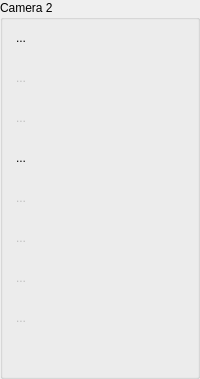
       <widget class="QGroupBox" name="camFeed2GroupBox">
        <property name="toolTip">
         <string>Not connected</string>
        </property>
        <property name="title">
         <string>Camera 2</string>
        </property>
        <property name="flat">
         <bool>false</bool>
        </property>
        <layout class="QHBoxLayout" name="horizontalLayout" stretch="0,1">
         <property name="leftMargin">
          <number>2</number>
         </property>
         <property name="topMargin">
          <number>2</number>
         </property>
         <property name="rightMargin">
          <number>2</number>
         </property>
         <property name="bottomMargin">
          <number>2</number>
         </property>
         <item>
          <layout class="QVBoxLayout" name="verticalLayout_4">
           <property name="spacing">
            <number>8</number>
           </property>
           <item>
            <widget class="QToolButton" name="cam2SettingsToolButton">
             <property name="minimumSize">
              <size>
               <width>32</width>
               <height>32</height>
              </size>
             </property>
             <property name="maximumSize">
              <size>
               <width>32</width>
               <height>32</height>
              </size>
             </property>
             <property name="toolTip">
              <string>Setup camera 2.</string>
             </property>
             <property name="text">
              <string>...</string>
             </property>
             <property name="icon">
              <iconset resource="ipfreely.qrc">
               <normaloff>:/icons/icons/Settings-48.png</normaloff>:/icons/icons/Settings-48.png</iconset>
             </property>
             <property name="iconSize">
              <size>
               <width>48</width>
               <height>48</height>
              </size>
             </property>
             <property name="autoRaise">
              <bool>true</bool>
             </property>
            </widget>
           </item>
           <item>
            <widget class="QToolButton" name="cam2ConnectToolButton">
             <property name="enabled">
              <bool>false</bool>
             </property>
             <property name="minimumSize">
              <size>
               <width>32</width>
               <height>32</height>
              </size>
             </property>
             <property name="maximumSize">
              <size>
               <width>32</width>
               <height>32</height>
              </size>
             </property>
             <property name="toolTip">
              <string>Connect to camera stream.</string>
             </property>
             <property name="text">
              <string>...</string>
             </property>
             <property name="icon">
              <iconset resource="ipfreely.qrc">
               <normaloff>:/icons/icons/WallCam_Connect_48.png</normaloff>:/icons/icons/WallCam_Connect_48.png</iconset>
             </property>
             <property name="iconSize">
              <size>
               <width>48</width>
               <height>48</height>
              </size>
             </property>
             <property name="autoRaise">
              <bool>true</bool>
             </property>
            </widget>
           </item>
           <item>
            <widget class="QToolButton" name="cam2MotionRegionsToolButton">
             <property name="enabled">
              <bool>false</bool>
             </property>
             <property name="minimumSize">
              <size>
               <width>32</width>
               <height>32</height>
              </size>
             </property>
             <property name="maximumSize">
              <size>
               <width>32</width>
               <height>32</height>
              </size>
             </property>
             <property name="toolTip">
              <string>Set the motion detection regions.</string>
             </property>
             <property name="text">
              <string>...</string>
             </property>
             <property name="icon">
              <iconset resource="ipfreely.qrc">
               <normaloff>:/icons/icons/Motion-48.png</normaloff>:/icons/icons/Motion-48.png</iconset>
             </property>
             <property name="iconSize">
              <size>
               <width>48</width>
               <height>48</height>
              </size>
             </property>
             <property name="checkable">
              <bool>true</bool>
             </property>
             <property name="checked">
              <bool>false</bool>
             </property>
             <property name="autoRaise">
              <bool>true</bool>
             </property>
            </widget>
           </item>
           <item>
            <widget class="QToolButton" name="cam2RemoveMotionRegionsToolButton">
             <property name="enabled">
              <bool>true</bool>
             </property>
             <property name="minimumSize">
              <size>
               <width>32</width>
               <height>32</height>
              </size>
             </property>
             <property name="maximumSize">
              <size>
               <width>32</width>
               <height>32</height>
              </size>
             </property>
             <property name="toolTip">
              <string>&lt;html&gt;&lt;head/&gt;&lt;body&gt;&lt;p&gt;Remove motion detection regions.&lt;/p&gt;&lt;p&gt;By removing all user-defined motion detection regions the motion detector will monitor the whole video frame and highlight motion but detected motion will not trigger recording.&lt;/p&gt;&lt;/body&gt;&lt;/html&gt;</string>
             </property>
             <property name="text">
              <string>...</string>
             </property>
             <property name="icon">
              <iconset resource="ipfreely.qrc">
               <normaloff>:/icons/icons/RemoveMotionRegions-48.png</normaloff>:/icons/icons/RemoveMotionRegions-48.png</iconset>
             </property>
             <property name="iconSize">
              <size>
               <width>48</width>
               <height>48</height>
              </size>
             </property>
             <property name="autoRaise">
              <bool>true</bool>
             </property>
            </widget>
           </item>
           <item>
            <widget class="QToolButton" name="cam2ImageToolButton">
             <property name="enabled">
              <bool>false</bool>
             </property>
             <property name="minimumSize">
              <size>
               <width>32</width>
               <height>32</height>
              </size>
             </property>
             <property name="maximumSize">
              <size>
               <width>32</width>
               <height>32</height>
              </size>
             </property>
             <property name="toolTip">
              <string>Capture an image snapshot.</string>
             </property>
             <property name="text">
              <string>...</string>
             </property>
             <property name="icon">
              <iconset resource="ipfreely.qrc">
               <normaloff>:/icons/icons/Screenshot-48.png</normaloff>:/icons/icons/Screenshot-48.png</iconset>
             </property>
             <property name="iconSize">
              <size>
               <width>48</width>
               <height>48</height>
              </size>
             </property>
             <property name="autoRaise">
              <bool>true</bool>
             </property>
            </widget>
           </item>
           <item>
            <widget class="QToolButton" name="cam2RecordToolButton">
             <property name="enabled">
              <bool>false</bool>
             </property>
             <property name="minimumSize">
              <size>
               <width>32</width>
               <height>32</height>
              </size>
             </property>
             <property name="maximumSize">
              <size>
               <width>32</width>
               <height>32</height>
              </size>
             </property>
             <property name="toolTip">
              <string>Record from camera stream.</string>
             </property>
             <property name="text">
              <string>...</string>
             </property>
             <property name="icon">
              <iconset resource="ipfreely.qrc">
               <normaloff>:/icons/icons/Record-48.png</normaloff>:/icons/icons/Record-48.png</iconset>
             </property>
             <property name="iconSize">
              <size>
               <width>48</width>
               <height>48</height>
              </size>
             </property>
             <property name="autoRaise">
              <bool>true</bool>
             </property>
            </widget>
           </item>
           <item>
            <widget class="QToolButton" name="cam2ExpandToolButton">
             <property name="enabled">
              <bool>false</bool>
             </property>
             <property name="minimumSize">
              <size>
               <width>32</width>
               <height>32</height>
              </size>
             </property>
             <property name="maximumSize">
              <size>
               <width>32</width>
               <height>32</height>
              </size>
             </property>
             <property name="toolTip">
              <string>View camera stream in separate window.</string>
             </property>
             <property name="text">
              <string>...</string>
             </property>
             <property name="icon">
              <iconset resource="ipfreely.qrc">
               <normaloff>:/icons/icons/Expand-48.png</normaloff>:/icons/icons/Expand-48.png</iconset>
             </property>
             <property name="iconSize">
              <size>
               <width>48</width>
               <height>48</height>
              </size>
             </property>
             <property name="autoRaise">
              <bool>true</bool>
             </property>
            </widget>
           </item>
           <item>
            <widget class="QToolButton" name="cam2StorageToolButton">
             <property name="enabled">
              <bool>false</bool>
             </property>
             <property name="minimumSize">
              <size>
               <width>32</width>
               <height>32</height>
              </size>
             </property>
             <property name="maximumSize">
              <size>
               <width>32</width>
               <height>32</height>
              </size>
             </property>
             <property name="toolTip">
              <string>Browse the camera's on-board storage.</string>
             </property>
             <property name="text">
              <string>...</string>
             </property>
             <property name="icon">
              <iconset resource="ipfreely.qrc">
               <normaloff>:/icons/icons/Storage-48.png</normaloff>:/icons/icons/Storage-48.png</iconset>
             </property>
             <property name="iconSize">
              <size>
               <width>48</width>
               <height>48</height>
              </size>
             </property>
             <property name="autoRaise">
              <bool>true</bool>
             </property>
            </widget>
           </item>
           <item>
            <spacer name="verticalSpacer_2">
             <property name="orientation">
              <enum>Qt::Vertical</enum>
             </property>
             <property name="sizeHint" stdset="0">
              <size>
               <width>20</width>
               <height>40</height>
              </size>
             </property>
            </spacer>
           </item>
          </layout>
         </item>
         <item>
          <widget class="QWidget" name="cam2Widget" native="true">
           <layout class="QVBoxLayout" name="verticalLayout_6">
            <property name="leftMargin">
             <number>4</number>
            </property>
            <property name="topMargin">
             <number>4</number>
            </property>
            <property name="rightMargin">
             <number>4</number>
            </property>
            <property name="bottomMargin">
             <number>4</number>
            </property>
           </layout>
          </widget>
         </item>
        </layout>
       </widget>
